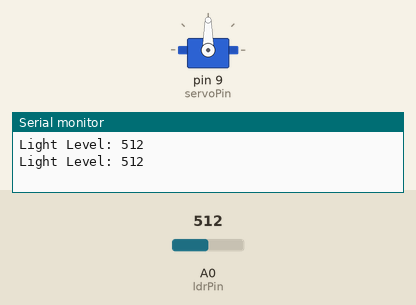
Simulated run of this sketch. Board: Arduino Uno, built with avr-gcc and run on an emulated ATmega328P. Shown: servo, the last lines printed to the serial monitor. The test bench sets the inputs (shaded band); at power-on: A0 (ldrPin) = 512.

Above: at 1.8 s.
1.9 s: A0 (ldrPin) set to 693
3.4 s: A0 (ldrPin) set to 719
At 4.6 s:
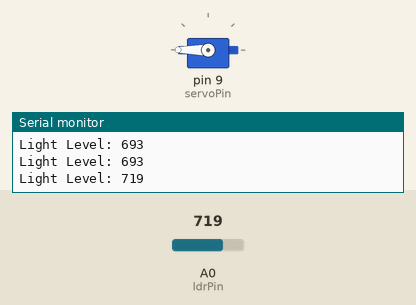
5.5 s: A0 (ldrPin) set to 290
At 7.2 s:
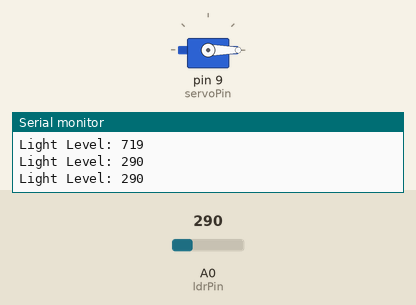
7.5 s: A0 (ldrPin) set to 318
At 8.9 s:
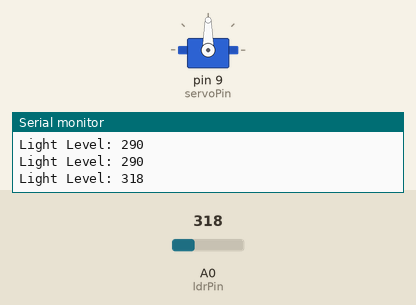
9.5 s: A0 (ldrPin) set to 122
At 10.4 s:
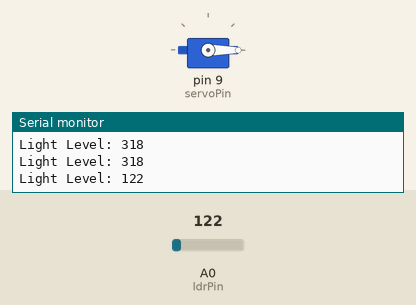
Timing chart, 0 to 12.5 s (numbered marks = the images above; inputs shaded):
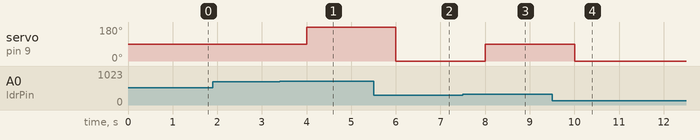

The sketch:

AutomaticWindowBlinds.ino
```cpp
#include <Servo.h>

Servo myservo;
const int ldrPin = A0;
int servoPin = 9;

void setup() {
  myservo.attach(servoPin);
  Serial.begin(9600);
}

void loop() {
  int lightLevel = analogRead(ldrPin);
  Serial.print("Light Level: ");
  Serial.println(lightLevel);

  if (lightLevel < 300) {
    myservo.write(0);  // Close blinds
  } else if (lightLevel > 700) {
    myservo.write(180);  // Open blinds
  } else {
    myservo.write(90);  // Partially open blinds
  }

  delay(1000);
}
```

Measured:
- the behaviour switches between 700 and 701 on A0 (ldrPin) (found by bisection; images 0 and 1)
- the behaviour switches between 299 and 300 on A0 (ldrPin) (found by bisection; images 2 and 3)
- after the input at 3.4 s, servo on pin 9 (servoPin): 90° → 180° after 0.60 s
- after the input at 5.5 s, servo on pin 9 (servoPin): 180° → 0° after 0.50 s
- after the input at 7.5 s, servo on pin 9 (servoPin): 0° → 90° after 0.50 s
- after the input at 9.5 s, servo on pin 9 (servoPin): 90° → 0° after 0.50 s
